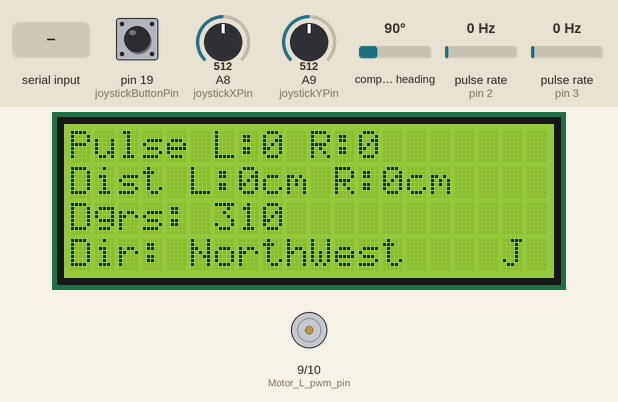
Recording of a sketch running on a simulated Arduino Mega 2560, built with avr-gcc and run on an emulated ATmega2560. Parts: 20×4 character LCD, motor-driver pin pairs drawn as motors (green arrow = first pin HIGH = forward, orange = second pin HIGH = backward, longer = more drive). Wiring (inferred from the names in the program): 2 × pulse sensor: data pin 2 / data pin 3; CMPS compass at I2C address 0x60. The test bench sets the inputs (shaded band); at power-on: pin 19 (joystickButtonPin) HIGH, compass heading 90°, pulse rate (sensors on pin 2, pin 3) 0 Hz, A8 (joystickXPin) = 512, A9 (joystickYPin) = 512. What the sketch prints to the serial monitor is not drawn.

Above: at 1.2 s.
1.3 s: pin 19 (joystickButtonPin) pulled LOW for 0.15 s
At 1.6 s:
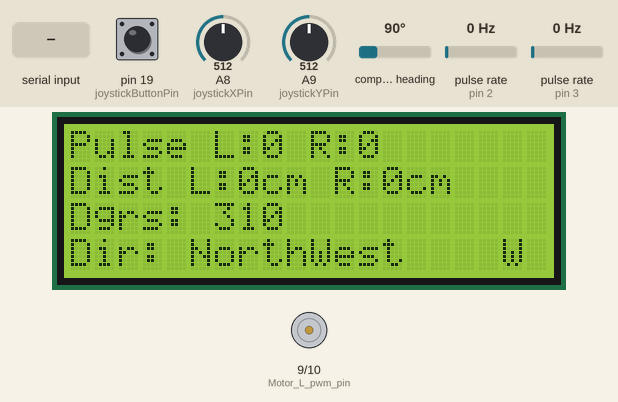
2.0 s: "Turn:1\n" received over Serial
At 3.1 s:
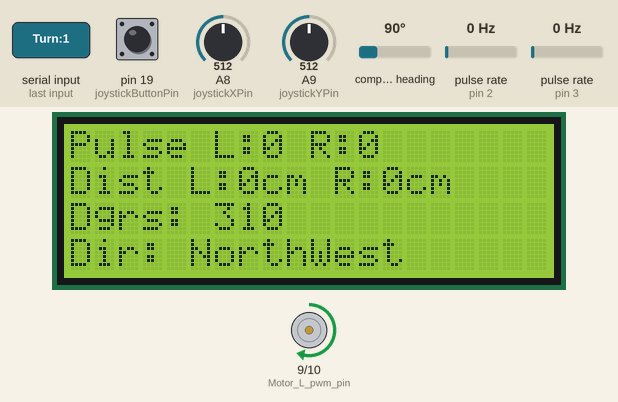
5.0 s: compass heading set to 7°
At 5.6 s:
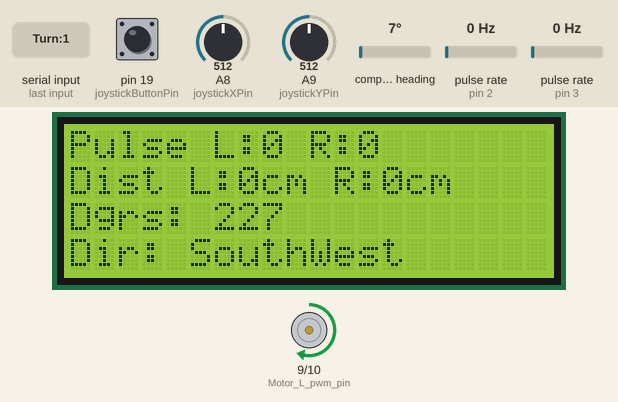
6.5 s: pulse rate (sensor on pin 2) set to 100 Hz
At 6.69 s:
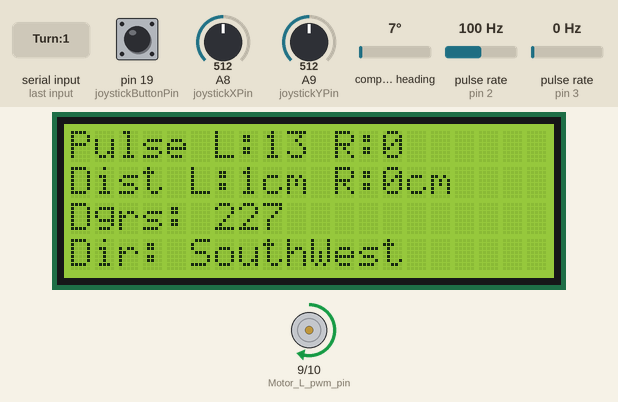
9.5 s: compass heading set to 341°
At 9.61 s:
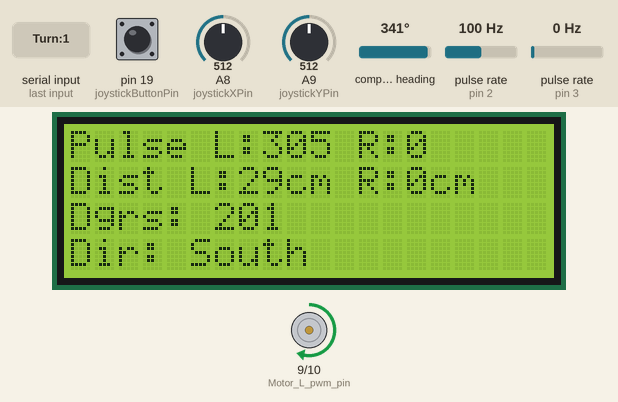
11.3 s: pulse rate (sensor on pin 3) set to 4 Hz
At 11.51 s:
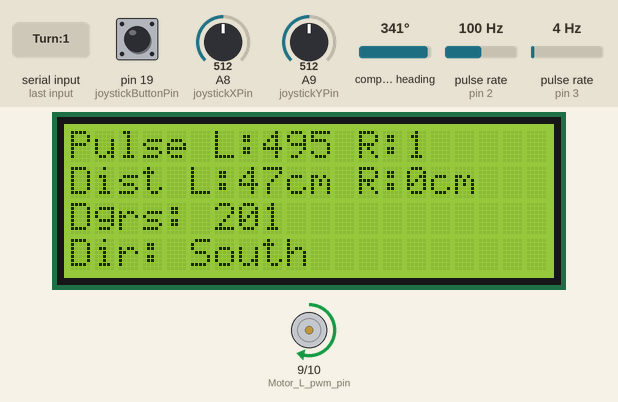
Timing chart, 0 to 14.3 s (numbered marks = the images above; inputs shaded):
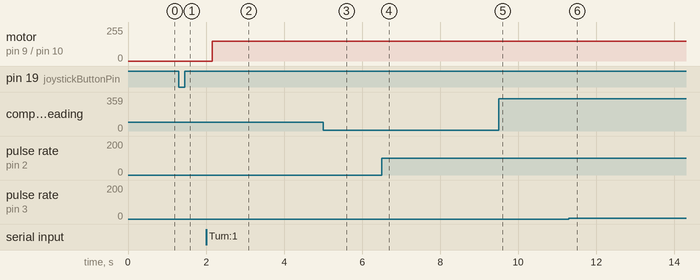

Measured:
- after the input at 1.3 s, the display: changes after 0.09 s (image 1)
- after the input at 2.0 s, motor on pin 9 (Motor_L_pwm_pin) / pin 10 (Motor_R_pwm_pin): stopped → forward 150/255 after 0.16 s; the display: changes after 0.17 s (image 2)
- after the input at 5.0 s, the display: changes after 0.08 s (image 3)
- after the input at 6.5 s, the display: first changes at once (image 4 shows a later state)
- after the input at 9.5 s, the display: changes after 0.06 s (image 5)

The sketch:

tesla.ino
```cpp
#include <LiquidCrystal.h>
#include <Wire.h>

#define CMPS14_address 0x60 // I2C slave address for CMPS compass module
#define Motor_L_dir_pin       7
#define Motor_R_dir_pin       8
#define Motor_L_pwm_pin       9
#define Motor_R_pwm_pin       10


LiquidCrystal lcd(37, 36, 35, 34, 33, 32);

const int joystickXPin = A8; // X-axis pin
const int joystickYPin = A9; // Y-axis pin
const int joystickButtonPin = 19; //Joystick's button pin
const int encoderPinRight = 3; //Pin for right wheel
const int encoderPinLeft = 2; //Pin for left wheel

boolean buttonPressed = false; //Flag to determine if button is pressed
volatile long pulseCountRight = 0; //Pulse counter for right wheel
volatile long pulseCountLeft = 0;
volatile unsigned long lastDebounceTime = 0; // The last time the button was pressed
const unsigned long debounceDelay = 50;
int offset=220;//offset for compass


void setup() {
  Wire.begin(); //Setup for compass

  //Setup for wheels
  pinMode(encoderPinRight, INPUT);
  pinMode(encoderPinLeft, INPUT);
  pinMode(Motor_L_pwm_pin, OUTPUT);
  pinMode(Motor_R_pwm_pin, OUTPUT);
  attachInterrupt(digitalPinToInterrupt(encoderPinRight), updatePulseCountRight, RISING);
  attachInterrupt(digitalPinToInterrupt(encoderPinLeft), updatePulseCountLeft, RISING);
  //Setuo for Joystick
  pinMode(joystickXPin, INPUT);
  pinMode(joystickYPin, INPUT);
  pinMode(joystickButtonPin, INPUT_PULLUP);
  attachInterrupt(digitalPinToInterrupt(joystickButtonPin), buttonInterrupt, FALLING);

  lcd.begin(20, 4);
  Serial.begin(9600);
}

void loop() {
  analogWrite(Motor_L_pwm_pin, 0);
  analogWrite(Motor_R_pwm_pin, 0);
  if (buttonPressed){ //Driving car from Webpage mode
    lcd.setCursor(18,3);
    lcd.print("W");
    webMode();
  }
  else{ //Driving car from Joystick mode
    lcd.setCursor(18,3);
    lcd.print("J");
    joystickMode();
  }
  printData();//Printing all required data to LCD
}

void printData(){
  lcd.setCursor(0,0);
  printPulses();
  printDegrees();
  delay(100);
  lcd.clear();
}

void webMode(){//Mode when car can be driven from webpage
  if (Serial.available() > 0) {//If some message arrived
    String message = Serial.readStringUntil('\n');
    int pos_s = message.indexOf(":");
    //Gets index of Command (Can be [Move, Turn, DIr])
    int movecommand = message.indexOf("Move");
    int steercommand = message.indexOf("Turn");
    int degreescommand = message.indexOf("Dir");
    if(pos_s > -1) {//If ":" was in the message then we have right command
      if (movecommand==0){
        int stat = message.substring(pos_s + 1).toInt();//Gets number from the message
        if (stat > -21 && stat < 21) {//Can be moved 20 forward and 20 back
          Serial.print("Drive: ");
          Serial.println(stat);
          drive(0, stat);
        } else {
          Serial.println("Put proper number -20 - 20");
        }
      }
      else if (steercommand==0){
        int stat = message.substring(pos_s + 1).toInt();//Gets number from the message
        if (stat > -181 && stat < 181) {//Can turn 180 to the right and 180 to the left
          Serial.print("Turn: ");
          Serial.println(stat);
          turn(0, stat);
        } else {
          Serial.println("Put proper number -180 - 180");
        }
      }
      else if (degreescommand==0){
        int stat = message.substring(pos_s + 1).toInt();//Gets number from the message
        if (stat >= 0 && stat <= 360) {//Can rotate to degrees from 0 to 360
          Serial.print("Dir: ");
          Serial.println(stat);
          rotate(0, stat);
        } else {
          Serial.println("Put proper number 0 - 360");
        }
      }
    }
  }
}

void joystickMode(){//Mode when car is driven by joystick
    int left,right;
    int analogValue1 = analogRead(A9); // y
    int analogValue2 = analogRead(A8); // x
    analogValue1 = (analogValue1 - 1023) * -1; //invert the Y-axis direction
    int joystickPositionY = map(analogValue1, 0, 1023, -100, 100); // Invert Y-axis
    int joystickPositionX = map(analogValue2, 0, 1023, -100, 100); // Invert X-axis

    // Calculate motor speeds based on joystick positions
    int baseSpeed = map(abs(joystickPositionY), 0, 100, 0, 255);
    int steering = map(joystickPositionX, -100, 100, -255, 255);

    int pwm_L = baseSpeed + steering;
    int pwm_R = baseSpeed - steering;

    // Ensure that the motor speeds are within the valid range (0-255)
    pwm_L = constrain(pwm_L, 0, 255);
    pwm_R = constrain(pwm_R, 0, 255);

    // Set the direction pins based on joystick position
    if (joystickPositionY < 0) {
      left = 1;
      right = 1;
    } else if (joystickPositionY > 0) {
      left = 0;
      right = 0;
    }

    //Apply the motor control signals
    digitalWrite(Motor_R_dir_pin, right);
    digitalWrite(Motor_L_dir_pin, left);
    analogWrite(Motor_L_pwm_pin, pwm_L);
    analogWrite(Motor_R_pwm_pin, pwm_R);

    // Add a delay for control loop stability (adjust as needed)
    delay(20); // 50 Hz update rate for control

    //Stop the motors if the joystick is centered
    if (joystickPositionY == 0 && joystickPositionX == 0) {
      analogWrite(Motor_L_pwm_pin, 0);
      analogWrite(Motor_R_pwm_pin, 0);
    }
}

void printDegrees(){
  int degrees;
  //Calculates degrees from the compass
  Wire.beginTransmission(CMPS14_address);
  Wire.write(0x02);
  Wire.endTransmission(false);
  Wire.requestFrom(CMPS14_address, 2, true);
  if (Wire.available() >= 2) {
    byte highByte = Wire.read();
    byte lowByte = Wire.read();
    int heading = (highByte << 8) + lowByte;
    degrees = ((heading / 10) + offset) % 360;
  }
  else degrees = 404;
  lcd.setCursor(0,2);
  lcd.print("Dgrs: ");
  lcd.print(degrees);
  lcd.setCursor(0,3);
  lcd.print("Dir: ");
  lcd.print(compassDirection(degrees));//Gets exact direction of the car (North, West, South)
}

void printPulses(){
  int leftDistance, rightDistance;
  //Calculate how many cm car moved according to pulses from the wheel
  //200 pulses = full rotation
  //wheel's radius = 3 cm, so circumference = 18.85 cm
  //so 200 pulses = 18.85 cm
  leftDistance = round(pulseCountLeft / 200.0 * 18.85);
  rightDistance = round(pulseCountRight / 200.0 * 18.85);
  lcd.setCursor(0,0);
  lcd.print("Pulse L:");
  lcd.print(pulseCountLeft);
  lcd.print(" R:");
  lcd.print(pulseCountRight);
  lcd.setCursor(0, 1);
  lcd.print("Dist L:");
  lcd.print(leftDistance);
  lcd.print("cm");
  lcd.print(" R:");
  lcd.print(rightDistance);
  lcd.print("cm");
}

String compassDirection(int degrees){//Converts degrees to direction
  if (degrees >= 0 && degrees < 22.5) {
    return "North";
  } else if (degrees >= 22.5 && degrees < 67.5) {
    return "NorthEast";
  } else if (degrees >= 67.5 && degrees < 112.5) {
    return "East";
  } else if (degrees >= 112.5 && degrees < 157.5) {
    return "SouthEast";
  } else if (degrees >= 157.5 && degrees < 202.5) {
    return "South";
  } else if (degrees >= 202.5 && degrees < 247.5) {
    return "SouthWest";
  } else if (degrees >= 247.5 && degrees < 292.5) {
    return "West";
  } else if (degrees >= 292.5 && degrees < 337.5) {
    return "NorthWest";
  } else if (degrees >= 337.5 && degrees <= 360) {
    return "North";
  } else {
    return "Invalid input";
  }
}

void turn(int encoderValue, int extraDegrees) {//"Turn" command
  int fin, initDegrees;
  //calculates position of the car before rotating
  //also calculates position it supposed to be in
  Wire.beginTransmission(CMPS14_address);
  Wire.write(0x02);
  Wire.endTransmission(false);
  Wire.requestFrom(CMPS14_address, 2, true);
  if (Wire.available() >= 2) {
    byte highByte = Wire.read();
    byte lowByte = Wire.read();
    int heading = (highByte << 8) + lowByte;
    int initDegrees = (heading / 10 + offset) % 360;
    fin = initDegrees + extraDegrees;
  }

  //while true loop that breaks if car reached wanted position
  while (true){
    printData();
    //calculating position of the car
    Wire.beginTransmission(CMPS14_address);
    Wire.write(0x02);
    Wire.endTransmission(false);
    Wire.requestFrom(CMPS14_address, 2, true);
    if (Wire.available() >= 2) {
      byte highByte = Wire.read();
      byte lowByte = Wire.read();
      int heading = (highByte << 8) + lowByte;
      int degrees = (heading / 10 + offset) % 360;
      // Clockwise rotation
      if (extraDegrees>0){//Looping "position", so it goes 0-359 and 360-359
        if ((degrees < fin) && (fin-degrees) < 360){
          Serial.println(degrees);
          digitalWrite(Motor_R_dir_pin, 0);
          digitalWrite(Motor_L_dir_pin, 0);
          analogWrite(Motor_L_pwm_pin, 150);
          analogWrite(Motor_R_pwm_pin, 0);
        }
        else if ((fin-degrees) > 360) {
          fin-=360;
        }
        else {//If it reached required degrees car stops
          stopMovement();
          break;
        }
      }
      //Counter-clockwise rotation
      else if (extraDegrees<0){
        if ((degrees > fin) && (degrees-fin) < 360){
          Serial.println(degrees);
          Serial.println(fin);
          digitalWrite(Motor_R_dir_pin, 0);
          digitalWrite(Motor_L_dir_pin, 0);
          analogWrite(Motor_R_pwm_pin, 150);
          analogWrite(Motor_L_pwm_pin, 0);
        }
        else if ((degrees-fin) > 360) {
          fin+=360;
        }
        else {
          stopMovement();
          break;
        }
      }

    }
  }

}

void rotate(int encoderValue, int degrees) {//"Dir" command
  int offsets[] = {-4, -3, -2, -1, 0, 1, 2, 3, 4};//"Tolerance" for car's final position, so it is not exactly facing required position
  while (true) {
    printData();
    //calculating car's initial position
    Wire.beginTransmission(CMPS14_address);
    Wire.write(0x02);
    Wire.endTransmission(false);
    Wire.requestFrom(CMPS14_address, 2, true);
    if (Wire.available() >= 2) {
      byte highByte = Wire.read();
      byte lowByte = Wire.read();
      int heading = (highByte << 8) + lowByte;
      int initDegrees = ((heading / 10) + offset) % 360;
      boolean isValid = true;
        for (int offset : offsets) {//If car is in required position (+- one of offsets) car should stop
          if (degrees == initDegrees + offset) {
            isValid = false;
            break;
          }
        }

      if (isValid) {
        digitalWrite(Motor_R_dir_pin, 0);
        digitalWrite(Motor_L_dir_pin, 0);
        analogWrite(Motor_R_pwm_pin, 150);
        analogWrite(Motor_L_pwm_pin, 0);
      }
      else {
        stopMovement();
        break;
      }
    }
  }
}

void drive(int encoderValue, int distance) {//"Move" command
  int left, right;
  int initPulsesDist, pulsesDist=0;
  //Determines direction according to negative or positive value of "distance"
  if (distance < 0) {
    left = 1;
    right = 1;
    distance = distance*-1;
  } else if (distance > 0) {
    left = 0;
    right = 0;
  }
  digitalWrite(Motor_R_dir_pin, right);
  digitalWrite(Motor_L_dir_pin, left);
  analogWrite(Motor_L_pwm_pin, 255);
  analogWrite(Motor_R_pwm_pin, 255);
  initPulsesDist = round(pulseCountLeft / 200.0 * 18.85);//Initial distance calculated from pulses (because pulses counter are not zeroed if you call function several times)
  while (pulsesDist<(initPulsesDist+distance)){//If (current distance calculated from pulses) < (initial distance + required distance)
    printData();
    pulsesDist = round(pulseCountLeft / 200.0 * 18.85);
  }
  stopMovement();
}

void stopMovement(){//Stops the car
  analogWrite(Motor_L_pwm_pin, 0);
  analogWrite(Motor_R_pwm_pin, 0);
}

//Interrupt function
void updatePulseCountRight() {//Pulse counter for right wheel
  pulseCountRight++;
}

//Interrupt function
void updatePulseCountLeft() {//Pulse counter for left wheel
  pulseCountLeft++;
}


void buttonInterrupt() {
  // This function is called when the button is pressed
  if (millis() - lastDebounceTime > debounceDelay) {//debounce delay so that function is called only once when you press it once
    buttonPressed = !buttonPressed;
    lastDebounceTime = millis();
  }
}
```
